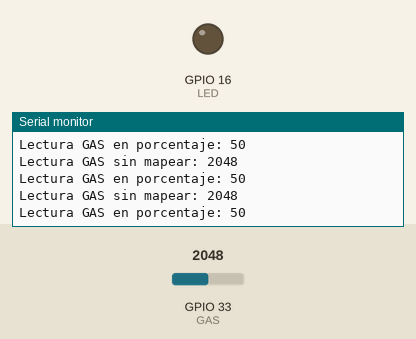
Simulated run of this sketch. Board: ESP32. On the bench: output pins drawn as LEDs (lit = HIGH), the last lines printed to the serial monitor. The inputs (shaded band) are chosen by the test bench; at power-on: GPIO 33 (GAS) = 2048.

Above: at 1.8 s.
1.9 s: GPIO 33 (GAS) set to 4057
At 2.31 s:
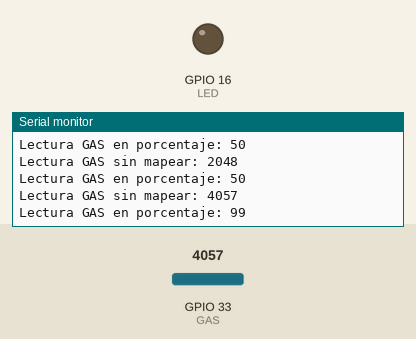
3.4 s: GPIO 33 (GAS) set to 4095
At 3.8 s:
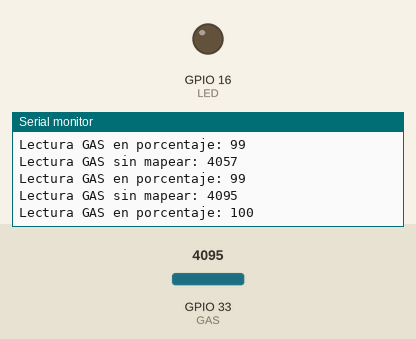
Timing chart, 0 to 6.4 s (numbered marks = the images above; inputs shaded):
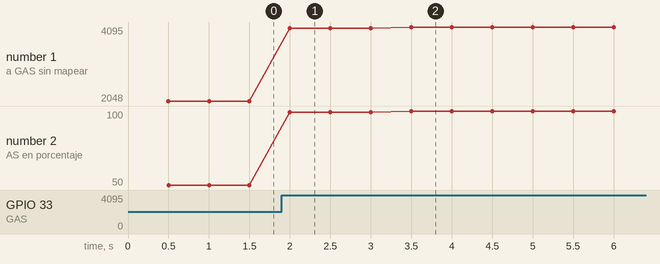

Measured:
- after the input at 1.9 s, the serial monitor: prints a new line after 0.10 s (image 1)
- after the input at 3.4 s, the serial monitor: prints a new line after 0.10 s (image 2)
- plotted number 1: 2048 → 4057 after the input at 1.9 s, 4057 → 4095 after the input at 3.4 s
- plotted number 2: 50 → 99 after the input at 1.9 s, 99 → 100 after the input at 3.4 s

The sketch:

test_mq.ino
```cpp
// ST - TP DOG - Grupo 8 - Santiago Fernández, Paulina Gonzalez y Avner Yunik
// Código para probar sensor de gas, simulado con un potenciómetro

#define GAS 33              // pin analógico GPIO33 para el sensor de gas (simulado con un pote)
#define LED 16  // pin led
#define TIEMPO_LECTURA 500  // 500 milisegundos

int tiempoAnterior = 0;
int tiempoActual = 0;
int mapeoLectura = 0;
int lectura = 0;
void setup() {
  Serial.begin(115200);
  pinMode(GAS, INPUT);  // definir pin
  pinMode(LED,OUTPUT); // led
  Serial.println("Simulando mq flying fish.");
  Serial.println("Porcentaje más alto, mayor concentración de gas.");

}

void loop() {

   tiempoActual = millis();  // lee el tiempo con millis(); para que no sea bloqueante

  if (tiempoActual - tiempoAnterior >= TIEMPO_LECTURA) {
     tiempoAnterior = tiempoActual;  // guardar el último tiempo de lectura.

    lectura = analogRead(GAS);
    // int mapeoLectura = (lectura / 4095) * 100;  // 4095 es el valor máximo que puede leer el ADC del ESP32
    int mapeoLectura = map(lectura, 0, 4095, 0, 100);
    Serial.print("Lectura GAS sin mapear: ");
    Serial.println(lectura);
    Serial.print("Lectura GAS en porcentaje: ");
    Serial.println(mapeoLectura);


  }

  if (mapeoLectura < 50){
    digitalWrite(LED,LOW);
  } else {
    digitalWrite(LED,HIGH);
  }

}
```
